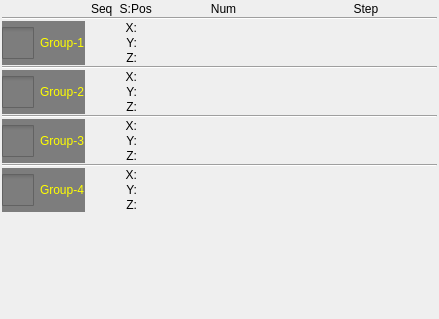
<?xml version="1.0" encoding="UTF-8"?>
<ui version="4.0">
 <class>ICStackEditor</class>
 <widget class="QWidget" name="ICStackEditor">
  <property name="geometry">
   <rect>
    <x>0</x>
    <y>0</y>
    <width>439</width>
    <height>319</height>
   </rect>
  </property>
  <property name="windowTitle">
   <string>Form</string>
  </property>
  <property name="styleSheet">
   <string notr="true">QCheckBox{
color:yellow;
	background-color: rgb(125, 125, 125);
}</string>
  </property>
  <layout class="QGridLayout" name="gridLayout">
   <property name="horizontalSpacing">
    <number>6</number>
   </property>
   <property name="verticalSpacing">
    <number>1</number>
   </property>
   <property name="margin">
    <number>2</number>
   </property>
   <item row="0" column="1">
    <widget class="QLabel" name="label_14">
     <property name="text">
      <string>Seq</string>
     </property>
    </widget>
   </item>
   <item row="0" column="2">
    <layout class="QHBoxLayout" name="horizontalLayout_13">
     <item>
      <widget class="QLabel" name="label_13">
       <property name="maximumSize">
        <size>
         <width>24</width>
         <height>16777215</height>
        </size>
       </property>
       <property name="text">
        <string>S:</string>
       </property>
       <property name="alignment">
        <set>Qt::AlignRight|Qt::AlignTrailing|Qt::AlignVCenter</set>
       </property>
      </widget>
     </item>
     <item>
      <widget class="QLabel" name="label_17">
       <property name="maximumSize">
        <size>
         <width>32</width>
         <height>16777215</height>
        </size>
       </property>
       <property name="text">
        <string>Pos</string>
       </property>
       <property name="alignment">
        <set>Qt::AlignCenter</set>
       </property>
      </widget>
     </item>
     <item>
      <widget class="QLabel" name="label_16">
       <property name="sizePolicy">
        <sizepolicy hsizetype="Expanding" vsizetype="Preferred">
         <horstretch>0</horstretch>
         <verstretch>0</verstretch>
        </sizepolicy>
       </property>
       <property name="text">
        <string>Num</string>
       </property>
       <property name="alignment">
        <set>Qt::AlignCenter</set>
       </property>
      </widget>
     </item>
     <item>
      <widget class="QLabel" name="label_15">
       <property name="sizePolicy">
        <sizepolicy hsizetype="Expanding" vsizetype="Preferred">
         <horstretch>0</horstretch>
         <verstretch>0</verstretch>
        </sizepolicy>
       </property>
       <property name="text">
        <string>Step</string>
       </property>
       <property name="alignment">
        <set>Qt::AlignCenter</set>
       </property>
      </widget>
     </item>
    </layout>
   </item>
   <item row="2" column="2">
    <layout class="QHBoxLayout" name="horizontalLayout">
     <item>
      <widget class="QLabel" name="label">
       <property name="maximumSize">
        <size>
         <width>18</width>
         <height>16777215</height>
        </size>
       </property>
       <property name="text">
        <string>X:</string>
       </property>
       <property name="alignment">
        <set>Qt::AlignRight|Qt::AlignTrailing|Qt::AlignVCenter</set>
       </property>
      </widget>
     </item>
     <item>
      <widget class="QLabel" name="g1XPosition">
       <property name="maximumSize">
        <size>
         <width>32</width>
         <height>16777215</height>
        </size>
       </property>
       <property name="alignment">
        <set>Qt::AlignCenter</set>
       </property>
      </widget>
     </item>
     <item>
      <widget class="QLabel" name="g1XNum">
       <property name="alignment">
        <set>Qt::AlignCenter</set>
       </property>
      </widget>
     </item>
     <item>
      <widget class="QLabel" name="g1XStep">
       <property name="alignment">
        <set>Qt::AlignCenter</set>
       </property>
      </widget>
     </item>
    </layout>
   </item>
   <item row="2" column="0" rowspan="3">
    <widget class="QCheckBox" name="g1Check">
     <property name="sizePolicy">
      <sizepolicy hsizetype="Minimum" vsizetype="Preferred">
       <horstretch>0</horstretch>
       <verstretch>0</verstretch>
      </sizepolicy>
     </property>
     <property name="styleSheet">
      <string notr="true">
::item{
height: 33px;
}

::item::QCheckBox{
	spacing: 24px;
}

::indicator {
     width: 32px;
     height: 32px;
 }

::indicator:unchecked 
{
     image: url(:/resource/check_unchecked.png);
 }
::indicator:checked 
{
     image: url(:/resource/check_checked.png);
 }



</string>
     </property>
     <property name="text">
      <string>Group-1</string>
     </property>
    </widget>
   </item>
   <item row="3" column="1">
    <widget class="QLabel" name="g1Seq"/>
   </item>
   <item row="3" column="2">
    <layout class="QHBoxLayout" name="horizontalLayout_2">
     <item>
      <widget class="QLabel" name="label_2">
       <property name="maximumSize">
        <size>
         <width>18</width>
         <height>16777215</height>
        </size>
       </property>
       <property name="text">
        <string>Y:</string>
       </property>
       <property name="alignment">
        <set>Qt::AlignRight|Qt::AlignTrailing|Qt::AlignVCenter</set>
       </property>
      </widget>
     </item>
     <item>
      <widget class="QLabel" name="g1YPosition">
       <property name="maximumSize">
        <size>
         <width>32</width>
         <height>16777215</height>
        </size>
       </property>
       <property name="alignment">
        <set>Qt::AlignCenter</set>
       </property>
      </widget>
     </item>
     <item>
      <widget class="QLabel" name="g1YNum">
       <property name="alignment">
        <set>Qt::AlignCenter</set>
       </property>
      </widget>
     </item>
     <item>
      <widget class="QLabel" name="g1YStep">
       <property name="alignment">
        <set>Qt::AlignCenter</set>
       </property>
      </widget>
     </item>
    </layout>
   </item>
   <item row="4" column="2">
    <layout class="QHBoxLayout" name="horizontalLayout_3">
     <item>
      <widget class="QLabel" name="label_3">
       <property name="maximumSize">
        <size>
         <width>18</width>
         <height>16777215</height>
        </size>
       </property>
       <property name="text">
        <string>Z:</string>
       </property>
       <property name="alignment">
        <set>Qt::AlignRight|Qt::AlignTrailing|Qt::AlignVCenter</set>
       </property>
      </widget>
     </item>
     <item>
      <widget class="QLabel" name="g1ZPosition">
       <property name="maximumSize">
        <size>
         <width>32</width>
         <height>16777215</height>
        </size>
       </property>
       <property name="alignment">
        <set>Qt::AlignCenter</set>
       </property>
      </widget>
     </item>
     <item>
      <widget class="QLabel" name="g1ZNum">
       <property name="alignment">
        <set>Qt::AlignCenter</set>
       </property>
      </widget>
     </item>
     <item>
      <widget class="QLabel" name="g1ZStep">
       <property name="alignment">
        <set>Qt::AlignCenter</set>
       </property>
      </widget>
     </item>
    </layout>
   </item>
   <item row="7" column="2">
    <layout class="QHBoxLayout" name="horizontalLayout_4">
     <item>
      <widget class="QLabel" name="label_4">
       <property name="maximumSize">
        <size>
         <width>18</width>
         <height>16777215</height>
        </size>
       </property>
       <property name="text">
        <string>X:</string>
       </property>
       <property name="alignment">
        <set>Qt::AlignRight|Qt::AlignTrailing|Qt::AlignVCenter</set>
       </property>
      </widget>
     </item>
     <item>
      <widget class="QLabel" name="g2XPosition">
       <property name="maximumSize">
        <size>
         <width>32</width>
         <height>16777215</height>
        </size>
       </property>
       <property name="alignment">
        <set>Qt::AlignCenter</set>
       </property>
      </widget>
     </item>
     <item>
      <widget class="QLabel" name="g2XNum">
       <property name="alignment">
        <set>Qt::AlignCenter</set>
       </property>
      </widget>
     </item>
     <item>
      <widget class="QLabel" name="g2XStep">
       <property name="alignment">
        <set>Qt::AlignCenter</set>
       </property>
      </widget>
     </item>
    </layout>
   </item>
   <item row="7" column="0" rowspan="3">
    <widget class="QCheckBox" name="g2Check">
     <property name="sizePolicy">
      <sizepolicy hsizetype="Minimum" vsizetype="Preferred">
       <horstretch>0</horstretch>
       <verstretch>0</verstretch>
      </sizepolicy>
     </property>
     <property name="styleSheet">
      <string notr="true">::item{
height: 33px;
}

::item::QCheckBox{
	spacing: 24px;
}

::indicator {
     width: 32px;
     height: 32px;
 }

::indicator:unchecked 
{
     image: url(:/resource/check_unchecked.png);
 }
::indicator:checked 
{
     image: url(:/resource/check_checked.png);
 }

QRadioButton::indicator:checked:disabled
{
 image: url(:/resource/check_checked_disable.png);
}

QRadioButton::indicator:unchecked:disabled
{
 image: url(:/resource/check_unchecked_disable.png);
}



</string>
     </property>
     <property name="text">
      <string>Group-2</string>
     </property>
    </widget>
   </item>
   <item row="8" column="1">
    <widget class="QLabel" name="g2Seq"/>
   </item>
   <item row="8" column="2">
    <layout class="QHBoxLayout" name="horizontalLayout_5">
     <item>
      <widget class="QLabel" name="label_5">
       <property name="maximumSize">
        <size>
         <width>18</width>
         <height>16777215</height>
        </size>
       </property>
       <property name="text">
        <string>Y:</string>
       </property>
       <property name="alignment">
        <set>Qt::AlignRight|Qt::AlignTrailing|Qt::AlignVCenter</set>
       </property>
      </widget>
     </item>
     <item>
      <widget class="QLabel" name="g2YPosition">
       <property name="maximumSize">
        <size>
         <width>32</width>
         <height>16777215</height>
        </size>
       </property>
       <property name="alignment">
        <set>Qt::AlignCenter</set>
       </property>
      </widget>
     </item>
     <item>
      <widget class="QLabel" name="g2YNum">
       <property name="alignment">
        <set>Qt::AlignCenter</set>
       </property>
      </widget>
     </item>
     <item>
      <widget class="QLabel" name="g2YStep">
       <property name="alignment">
        <set>Qt::AlignCenter</set>
       </property>
      </widget>
     </item>
    </layout>
   </item>
   <item row="9" column="2">
    <layout class="QHBoxLayout" name="horizontalLayout_6">
     <item>
      <widget class="QLabel" name="label_6">
       <property name="maximumSize">
        <size>
         <width>18</width>
         <height>16777215</height>
        </size>
       </property>
       <property name="text">
        <string>Z:</string>
       </property>
       <property name="alignment">
        <set>Qt::AlignRight|Qt::AlignTrailing|Qt::AlignVCenter</set>
       </property>
      </widget>
     </item>
     <item>
      <widget class="QLabel" name="g2ZPosition">
       <property name="maximumSize">
        <size>
         <width>32</width>
         <height>16777215</height>
        </size>
       </property>
       <property name="alignment">
        <set>Qt::AlignCenter</set>
       </property>
      </widget>
     </item>
     <item>
      <widget class="QLabel" name="g2ZNum">
       <property name="alignment">
        <set>Qt::AlignCenter</set>
       </property>
      </widget>
     </item>
     <item>
      <widget class="QLabel" name="g2ZStep">
       <property name="alignment">
        <set>Qt::AlignCenter</set>
       </property>
      </widget>
     </item>
    </layout>
   </item>
   <item row="12" column="2">
    <layout class="QHBoxLayout" name="horizontalLayout_7">
     <item>
      <widget class="QLabel" name="label_7">
       <property name="maximumSize">
        <size>
         <width>18</width>
         <height>16777215</height>
        </size>
       </property>
       <property name="text">
        <string>X:</string>
       </property>
       <property name="alignment">
        <set>Qt::AlignRight|Qt::AlignTrailing|Qt::AlignVCenter</set>
       </property>
      </widget>
     </item>
     <item>
      <widget class="QLabel" name="g3XPosition">
       <property name="maximumSize">
        <size>
         <width>32</width>
         <height>16777215</height>
        </size>
       </property>
       <property name="alignment">
        <set>Qt::AlignCenter</set>
       </property>
      </widget>
     </item>
     <item>
      <widget class="QLabel" name="g3XNum">
       <property name="alignment">
        <set>Qt::AlignCenter</set>
       </property>
      </widget>
     </item>
     <item>
      <widget class="QLabel" name="g3XStep">
       <property name="alignment">
        <set>Qt::AlignCenter</set>
       </property>
      </widget>
     </item>
    </layout>
   </item>
   <item row="12" column="0" rowspan="3">
    <widget class="QCheckBox" name="g3Check">
     <property name="sizePolicy">
      <sizepolicy hsizetype="Minimum" vsizetype="Preferred">
       <horstretch>0</horstretch>
       <verstretch>0</verstretch>
      </sizepolicy>
     </property>
     <property name="styleSheet">
      <string notr="true">::item{
height: 33px;
}

::item::QCheckBox{
	spacing: 24px;
}

::indicator {
     width: 32px;
     height: 32px;
 }

::indicator:unchecked 
{
     image: url(:/resource/check_unchecked.png);
 }
::indicator:checked 
{
     image: url(:/resource/check_checked.png);
 }

QRadioButton::indicator:checked:disabled
{
 image: url(:/resource/check_checked_disable.png);
}

QRadioButton::indicator:unchecked:disabled
{
 image: url(:/resource/check_unchecked_disable.png);
}



</string>
     </property>
     <property name="text">
      <string>Group-3</string>
     </property>
    </widget>
   </item>
   <item row="13" column="1">
    <widget class="QLabel" name="g3Seq"/>
   </item>
   <item row="13" column="2">
    <layout class="QHBoxLayout" name="horizontalLayout_8">
     <item>
      <widget class="QLabel" name="label_8">
       <property name="maximumSize">
        <size>
         <width>18</width>
         <height>16777215</height>
        </size>
       </property>
       <property name="text">
        <string>Y:</string>
       </property>
       <property name="alignment">
        <set>Qt::AlignRight|Qt::AlignTrailing|Qt::AlignVCenter</set>
       </property>
      </widget>
     </item>
     <item>
      <widget class="QLabel" name="g3YPosition">
       <property name="maximumSize">
        <size>
         <width>32</width>
         <height>16777215</height>
        </size>
       </property>
       <property name="alignment">
        <set>Qt::AlignCenter</set>
       </property>
      </widget>
     </item>
     <item>
      <widget class="QLabel" name="g3YNum">
       <property name="alignment">
        <set>Qt::AlignCenter</set>
       </property>
      </widget>
     </item>
     <item>
      <widget class="QLabel" name="g3YStep">
       <property name="alignment">
        <set>Qt::AlignCenter</set>
       </property>
      </widget>
     </item>
    </layout>
   </item>
   <item row="14" column="2">
    <layout class="QHBoxLayout" name="horizontalLayout_9">
     <item>
      <widget class="QLabel" name="label_9">
       <property name="maximumSize">
        <size>
         <width>18</width>
         <height>16777215</height>
        </size>
       </property>
       <property name="text">
        <string>Z:</string>
       </property>
       <property name="alignment">
        <set>Qt::AlignRight|Qt::AlignTrailing|Qt::AlignVCenter</set>
       </property>
      </widget>
     </item>
     <item>
      <widget class="QLabel" name="g3ZPosition">
       <property name="maximumSize">
        <size>
         <width>32</width>
         <height>16777215</height>
        </size>
       </property>
       <property name="alignment">
        <set>Qt::AlignCenter</set>
       </property>
      </widget>
     </item>
     <item>
      <widget class="QLabel" name="g3ZNum">
       <property name="alignment">
        <set>Qt::AlignCenter</set>
       </property>
      </widget>
     </item>
     <item>
      <widget class="QLabel" name="g3ZStep">
       <property name="alignment">
        <set>Qt::AlignCenter</set>
       </property>
      </widget>
     </item>
    </layout>
   </item>
   <item row="17" column="2" rowspan="2">
    <layout class="QHBoxLayout" name="horizontalLayout_10">
     <item>
      <widget class="QLabel" name="label_10">
       <property name="maximumSize">
        <size>
         <width>18</width>
         <height>16777215</height>
        </size>
       </property>
       <property name="text">
        <string>X:</string>
       </property>
       <property name="alignment">
        <set>Qt::AlignRight|Qt::AlignTrailing|Qt::AlignVCenter</set>
       </property>
      </widget>
     </item>
     <item>
      <widget class="QLabel" name="g4XPosition">
       <property name="maximumSize">
        <size>
         <width>32</width>
         <height>16777215</height>
        </size>
       </property>
       <property name="alignment">
        <set>Qt::AlignCenter</set>
       </property>
      </widget>
     </item>
     <item>
      <widget class="QLabel" name="g4XNum">
       <property name="alignment">
        <set>Qt::AlignCenter</set>
       </property>
      </widget>
     </item>
     <item>
      <widget class="QLabel" name="g4XStep">
       <property name="alignment">
        <set>Qt::AlignCenter</set>
       </property>
      </widget>
     </item>
    </layout>
   </item>
   <item row="19" column="2">
    <layout class="QHBoxLayout" name="horizontalLayout_11">
     <item>
      <widget class="QLabel" name="label_11">
       <property name="maximumSize">
        <size>
         <width>18</width>
         <height>16777215</height>
        </size>
       </property>
       <property name="text">
        <string>Y:</string>
       </property>
       <property name="alignment">
        <set>Qt::AlignRight|Qt::AlignTrailing|Qt::AlignVCenter</set>
       </property>
      </widget>
     </item>
     <item>
      <widget class="QLabel" name="g4YPosition">
       <property name="maximumSize">
        <size>
         <width>32</width>
         <height>16777215</height>
        </size>
       </property>
       <property name="alignment">
        <set>Qt::AlignCenter</set>
       </property>
      </widget>
     </item>
     <item>
      <widget class="QLabel" name="g4YNum">
       <property name="alignment">
        <set>Qt::AlignCenter</set>
       </property>
      </widget>
     </item>
     <item>
      <widget class="QLabel" name="g4YStep">
       <property name="alignment">
        <set>Qt::AlignCenter</set>
       </property>
      </widget>
     </item>
    </layout>
   </item>
   <item row="20" column="2">
    <layout class="QHBoxLayout" name="horizontalLayout_12">
     <item>
      <widget class="QLabel" name="label_12">
       <property name="maximumSize">
        <size>
         <width>18</width>
         <height>16777215</height>
        </size>
       </property>
       <property name="text">
        <string>Z:</string>
       </property>
       <property name="alignment">
        <set>Qt::AlignRight|Qt::AlignTrailing|Qt::AlignVCenter</set>
       </property>
      </widget>
     </item>
     <item>
      <widget class="QLabel" name="g4ZPosition">
       <property name="maximumSize">
        <size>
         <width>32</width>
         <height>16777215</height>
        </size>
       </property>
       <property name="alignment">
        <set>Qt::AlignCenter</set>
       </property>
      </widget>
     </item>
     <item>
      <widget class="QLabel" name="g4ZNum">
       <property name="alignment">
        <set>Qt::AlignCenter</set>
       </property>
      </widget>
     </item>
     <item>
      <widget class="QLabel" name="g4ZStep">
       <property name="alignment">
        <set>Qt::AlignCenter</set>
       </property>
      </widget>
     </item>
    </layout>
   </item>
   <item row="19" column="1">
    <widget class="QLabel" name="g4Seq"/>
   </item>
   <item row="17" column="0" rowspan="4">
    <widget class="QCheckBox" name="g4Check">
     <property name="sizePolicy">
      <sizepolicy hsizetype="Minimum" vsizetype="Preferred">
       <horstretch>0</horstretch>
       <verstretch>0</verstretch>
      </sizepolicy>
     </property>
     <property name="styleSheet">
      <string notr="true">::item{
height: 33px;
}

::item::QCheckBox{
	spacing: 24px;
}

::indicator {
     width: 32px;
     height: 32px;
 }

::indicator:unchecked 
{
     image: url(:/resource/check_unchecked.png);
 }
::indicator:checked 
{
     image: url(:/resource/check_checked.png);
 }

QRadioButton::indicator:checked:disabled
{
 image: url(:/resource/check_checked_disable.png);
}

QRadioButton::indicator:unchecked:disabled
{
 image: url(:/resource/check_unchecked_disable.png);
}



</string>
     </property>
     <property name="text">
      <string>Group-4</string>
     </property>
    </widget>
   </item>
   <item row="5" column="0" colspan="3">
    <widget class="Line" name="line">
     <property name="orientation">
      <enum>Qt::Horizontal</enum>
     </property>
    </widget>
   </item>
   <item row="10" column="0" colspan="3">
    <widget class="Line" name="line_2">
     <property name="orientation">
      <enum>Qt::Horizontal</enum>
     </property>
    </widget>
   </item>
   <item row="15" column="0" colspan="3">
    <widget class="Line" name="line_3">
     <property name="orientation">
      <enum>Qt::Horizontal</enum>
     </property>
    </widget>
   </item>
   <item row="1" column="0" colspan="3">
    <widget class="Line" name="line_4">
     <property name="orientation">
      <enum>Qt::Horizontal</enum>
     </property>
    </widget>
   </item>
   <item row="21" column="2">
    <spacer name="verticalSpacer">
     <property name="orientation">
      <enum>Qt::Vertical</enum>
     </property>
     <property name="sizeHint" stdset="0">
      <size>
       <width>20</width>
       <height>40</height>
      </size>
     </property>
    </spacer>
   </item>
  </layout>
 </widget>
 <resources/>
 <connections/>
</ui>
